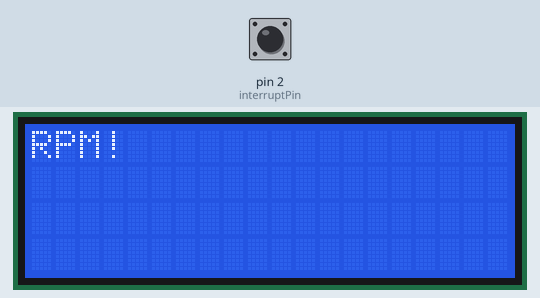
Bench run of a sketch on a simulated Arduino Uno, built with avr-gcc and run on an emulated ATmega328P. Parts: 20×4 character LCD. The test bench sets the inputs (shaded band); at power-on: pin 2 (interruptPin) HIGH.

Above: at 0.1 s.
At 1.6 s:
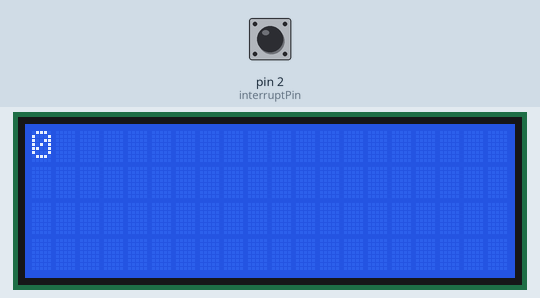
1.7 s: pin 2 (interruptPin) pulled LOW for 0.15 s
At 2.8 s:
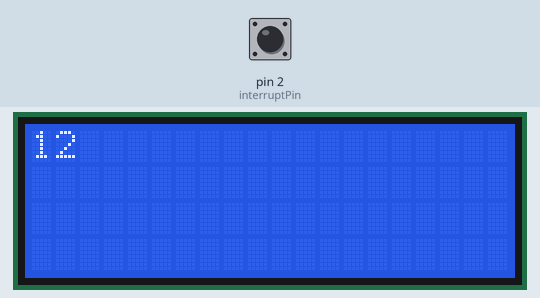
Timing chart, 0 to 4.7 s (numbered marks = the images above; inputs shaded):
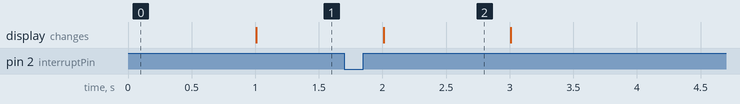

Measured:
- after the input at 1.7 s, the display: changes after 0.31 s (image 2)
- what the display in image 2 shows lasts 1.0 s, from 2.0 s to 3.0 s

The sketch:

rpm_test.ino
```cpp
#include <Wire.h>
#include <LiquidCrystal_I2C.h>

#define interruptPin 2

LiquidCrystal_I2C lcd(0x27, 20, 4);
volatile int count = 0;
long now = 0;
long lastTime = 0;
int dt = 1000;
int RPM;

void setup()
{
	//Serial.begin(9600);
	//Serial.println("go!");
 	pinMode(interruptPin, INPUT_PULLUP);
 	attachInterrupt(digitalPinToInterrupt(interruptPin), blink, FALLING);
	lcd.begin();
	lcd.backlight();
	lcd.print("RPM!");
}

void loop()
{
	now = millis();
	if (now > lastTime + dt) {
		RPM = count * 60 / 5;
		lcd.setCursor(0,0);
		lcd.print(RPM);
		lcd.print("    ");
		count = 0;
		lastTime = now;
	}
}

void blink() {
  count ++;
}
```
